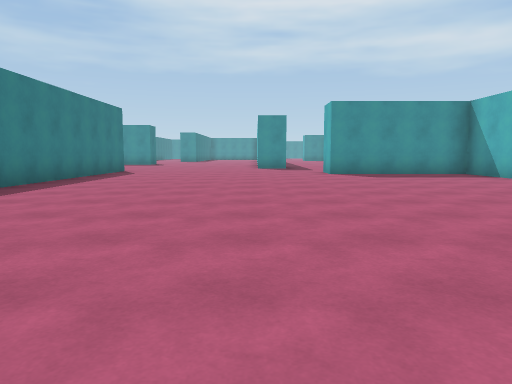
View 1 (above)

24 first-person views from a walk through a Unity game level. The camera is 1.2 m above the floor, tilts 6° down and sees 70° across. The floor is counted in squares, 2 m on a side. Each view is taken from the middle of a square. On the plan, view 1 faces up. The plan holds only what a view shows up to about 10 squares ahead; the rest is blank. The place goes on beyond the plan. The player is left out. Some animated figures are not drawn.

View 2
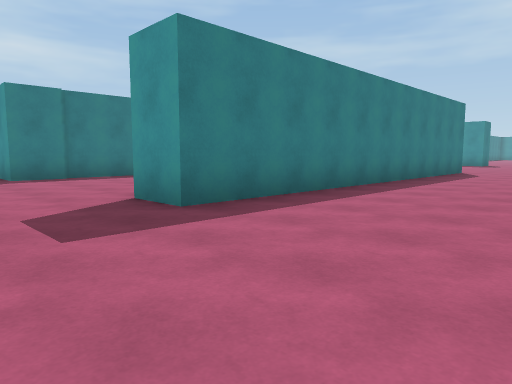

View 3
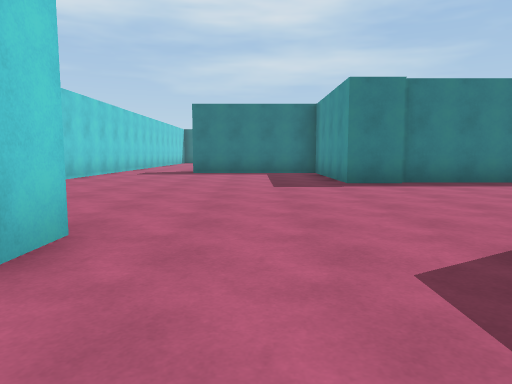

View 4
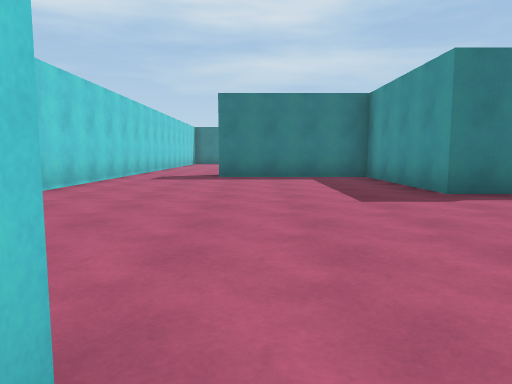

View 5
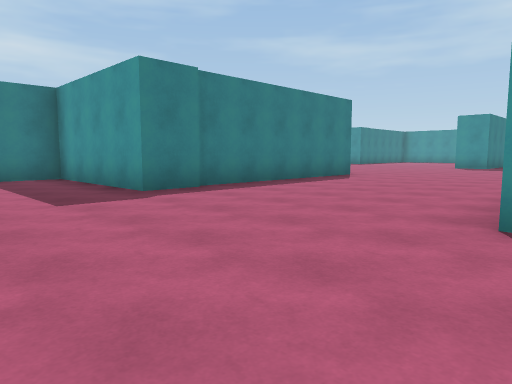

View 6
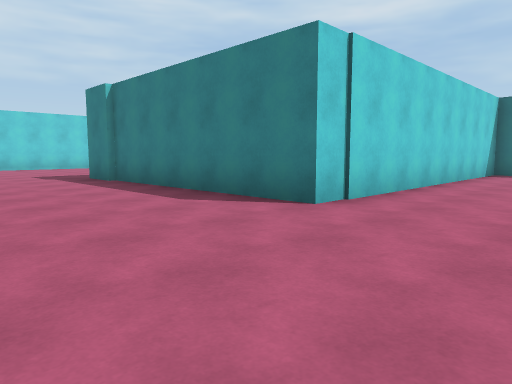

View 7
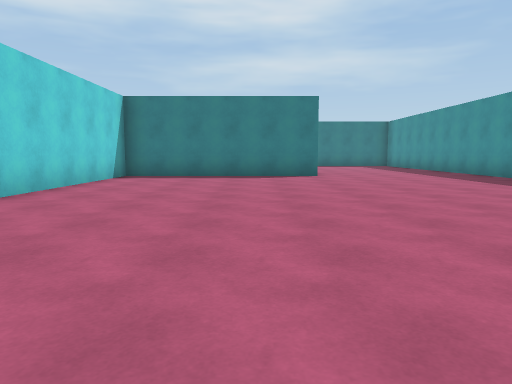

View 8
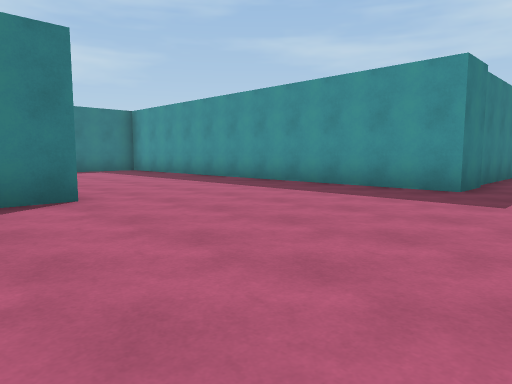

View 9
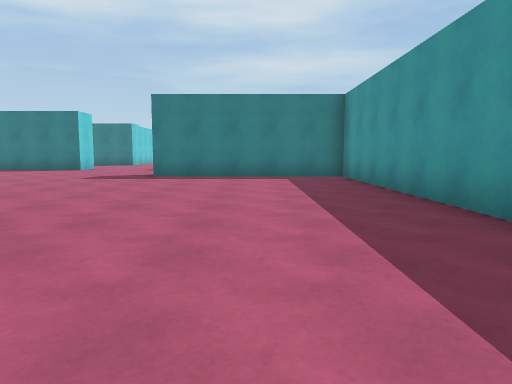

View 10
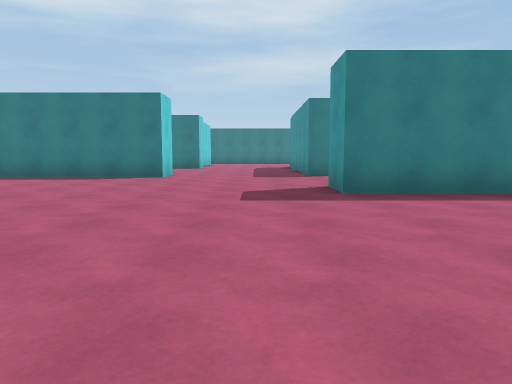

View 11
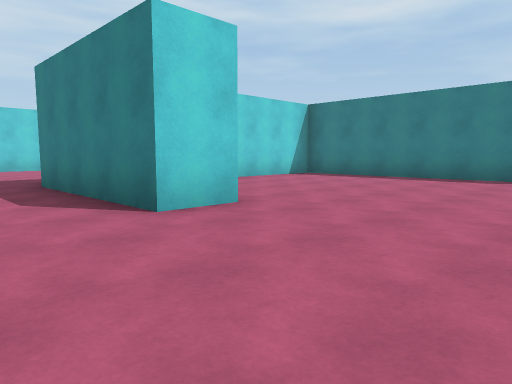

View 12
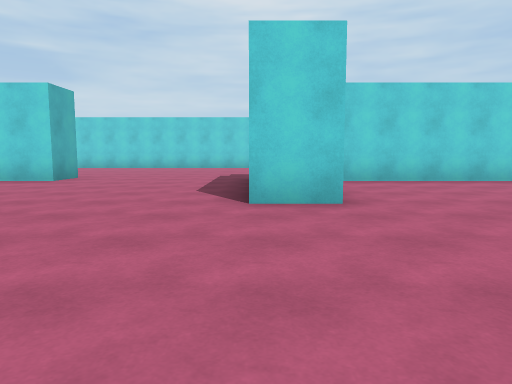

View 13
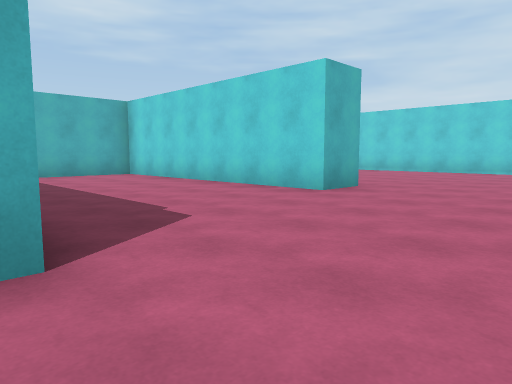

View 14
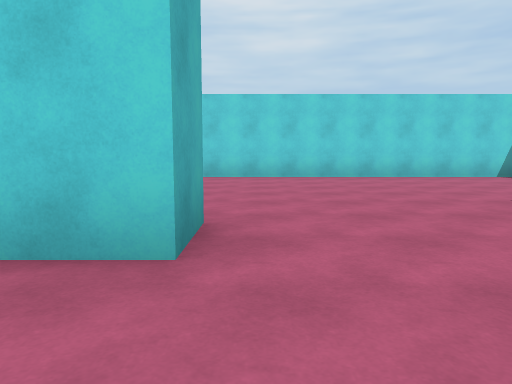

View 15
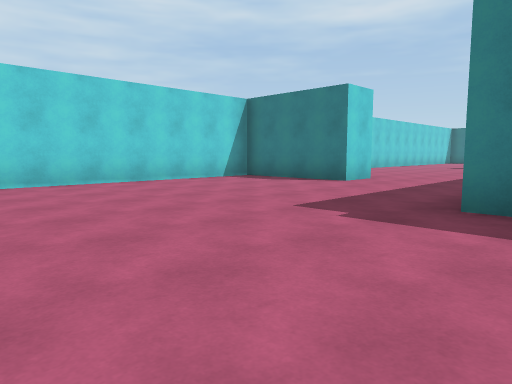

View 16
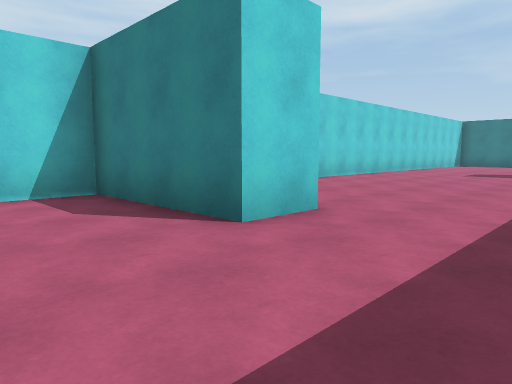

View 17
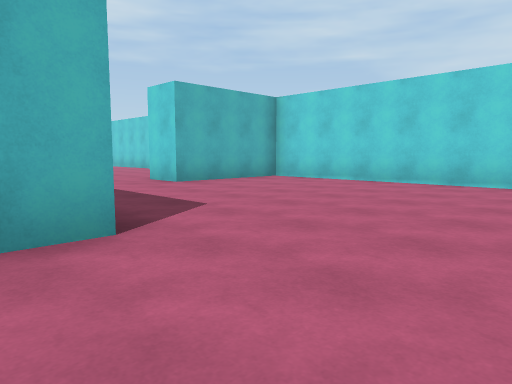

View 18
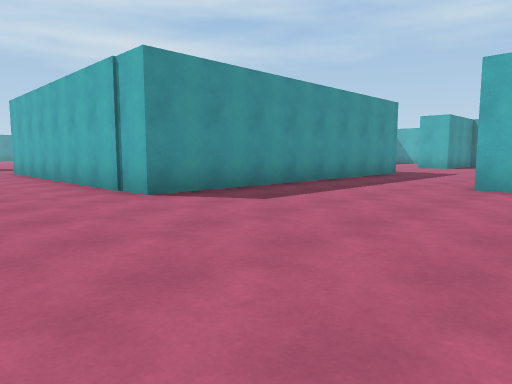

View 19
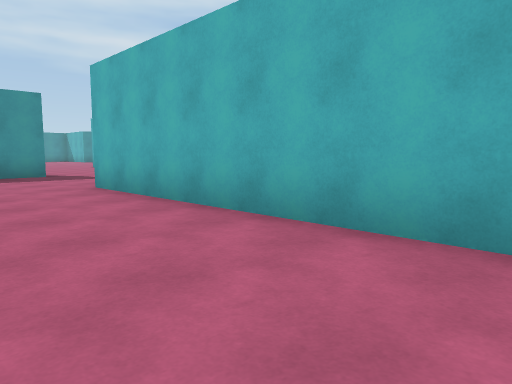

View 20
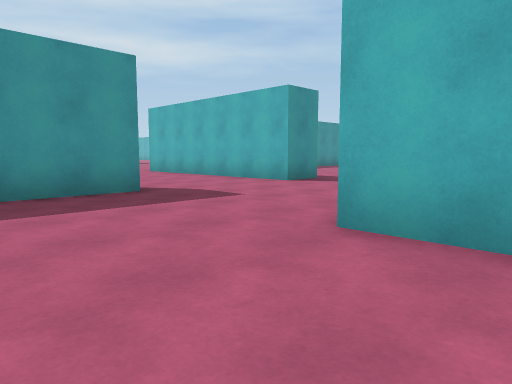

View 21
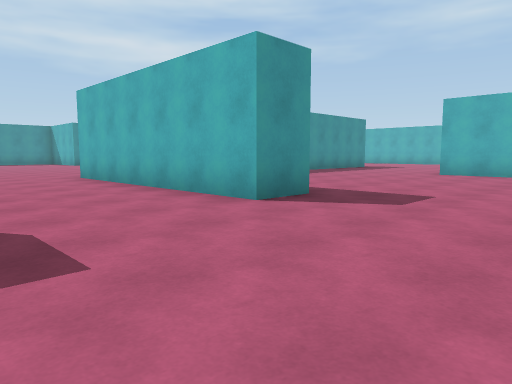

View 22
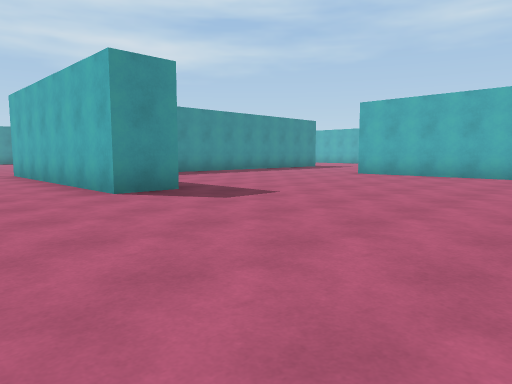

View 23
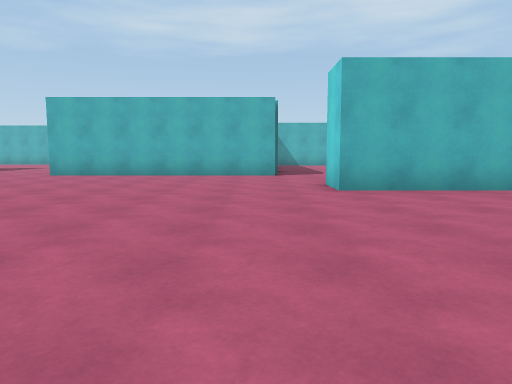

View 24
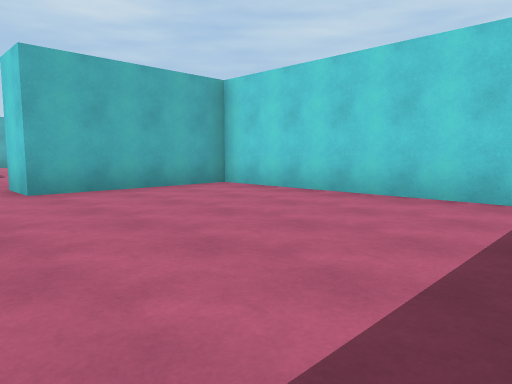

### Floor plan
Points are (right, up) in squares from view 1. A wall is a line through its corners. A room is listed if a view was taken in it or the views show most of it. See-through windows are left out.
Room 1 (views 1, 2, 3, 4, 5, 6, 7, 8, 9, 10, 11, 12, 13, 14, 15, 16, 17, 18, 19, 20, 21, 22, 23, 24)
walls: (-11.7, 4) (-11.7, 5.5); (-20, 7.4) (-20, 13.8); (-18.5, 1.8) (-18.5, 3) (-12.8, 3); (-18.8, 13.8) (-18.8, 8.5) (-10.6, 8.5) (-10.6, 1.9) (-14.4, 1.9) (-14.4, -2); (-4.5, 10.8) (-4.5, 2.3) (-5.8, 2.3); (-23.2, 2.4) (-23.2, 1.8); (-15.1, -4.5) (-10.9, -4.5); (-24.5, 1.9) (-31.4, 1.9) (-31.4, 9.6); (-5.8, -1.4) (-4.9, -1.4); (-15.8, 19.5) (-15.8, 18.3) (-26.5, 18.3) (-26.5, 13.5) (-27.7, 13.5) (-27.7, 19.5); (-29.2, 3) (-24, 3) (-24, 6.6) (-22.9, 6.6) (-22.9, 2.5); (-31.1, 9.6) (-30.3, 9.6) (-30.3, 5); (-31.1, 13.5) (-33.1, 13.5); (6.2, 8.8) (6.2, 10.1); (-32.8, -4.5) (-27.3, -4.5) (-27.3, -1.4) (-26.2, -1.4) (-26.2, -4.5) (-17.6, -4.5)

Where each view was taken, in squares from view 1:
view 1: 0 up, 0 right, facing up
view 2: 0 up, 1 left, facing up-left
view 3: 0 up, 3 left, facing left
view 4: 1 down, 5 left, facing left
view 5: 1 down, 5 left, facing up-left
view 6: 11 up, 7 left, facing down-left
view 7: 12 up, 9 left, facing left
view 8: 12 up, 14 left, facing up-left
view 9: 16 up, 17 left, facing left
view 10: 12 up, 21 left, facing left
view 11: 10 up, 21 left, facing down-left
view 12: 11 up, 23 left, facing down
view 13: 8 up, 22 left, facing down-right
view 14: 5 up, 19 left, facing down
view 15: 3 up, 19 left, facing down-left
view 16: 1 up, 24 left, facing down-left
view 17: 3 up, 34 left, facing down-right
view 18: 3 down, 34 left, facing up-right
view 19: 3 up, 34 left, facing up-right
view 20: 8 up, 34 left, facing up-right
view 21: 10 up, 31 left, facing up-right
view 22: 8 up, 30 left, facing up-right
view 23: 8 up, 30 left, facing right
view 24: 8 up, 30 left, facing down-right
